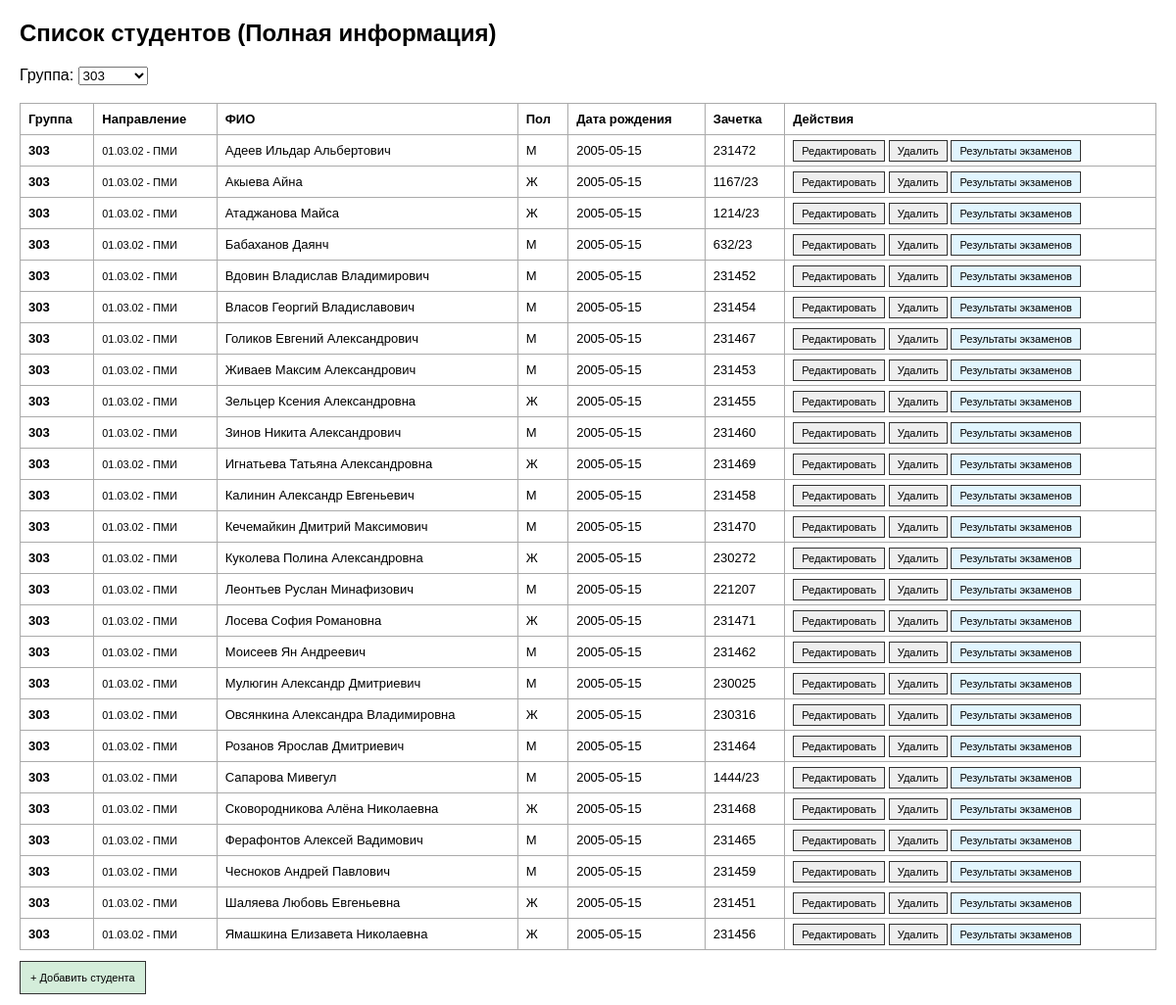
The page /index.php?group_id=3 on the database its author committed.
### tables this page shows
CREATE TABLE students (id INTEGER PRIMARY KEY AUTOINCREMENT, group_id INTEGER, full_name TEXT, gender TEXT, birth_date TEXT, card_id TEXT);

CREATE TABLE groups (id INTEGER PRIMARY KEY AUTOINCREMENT, number TEXT, major TEXT, start_year INTEGER);

### public/index.php (the view, shortened to what this page needs)
<?php
$pdo = new PDO("sqlite:" . __DIR__ . "/../data/university.db");
$groupId = $_GET['group_id'] ?? '';
$groups = $pdo->query("SELECT * FROM groups ORDER BY number")->fetchAll(PDO::FETCH_ASSOC);
$sql = "SELECT s.*, g.number as g_num, g.major as g_major
        FROM students s JOIN groups g ON s.group_id = g.id";
if ($groupId) $sql .= " WHERE g.id = " . (int)$groupId;
$sql .= " ORDER BY g.number, s.full_name";
$students = $pdo->query($sql)->fetchAll(PDO::FETCH_ASSOC);
?>
<!DOCTYPE html>
<html lang="ru">
<head>
</head>
<body>
    <h2>Список студентов (Полная информация)</h2>
    <form method="GET">
        Группа: <select name="group_id" onchange="this.form.submit()">
            <?php foreach($groups as $g): ?>
                <option value="<?= $g['id'] ?>" <?= $groupId == $g['id'] ? 'selected' : '' ?>><?= $g['number'] ?></option>
            <?php endforeach; ?>
        </select>
    </form>
    <br>
    <table>
        <tr>
            <th>Группа</th><th>Направление</th><th>ФИО</th><th>Пол</th><th>Дата рождения</th><th>Зачетка</th><th>Действия</th>
        </tr>
        <?php foreach($students as $s): ?>
        <tr>
            <td><b><?= $s['g_num'] ?></b></td>
            <td><small><?= $s['g_major'] ?></small></td>
            <td><?= htmlspecialchars($s['full_name']) ?></td>
            <td><?= $s['gender'] ?></td>
            <td><?= $s['birth_date'] ?></td>
            <td><?= $s['card_id'] ?></td>
            <td>
                <a class="btn" href="student_form.php?id=<?= $s['id'] ?>">Редактировать</a>
                <a class="btn" href="student_delete.php?id=<?= $s['id'] ?>" onclick="return confirm('Удалить?')">Удалить</a>
                <a class="btn" href="exams.php?student_id=<?= $s['id'] ?>" style="background:#e1f5fe">Результаты экзаменов</a>
            </td>
        </tr>
        <?php endforeach; ?>
    </table>
    <br><a href="student_form.php" class="btn" style="background:#d4edda; padding:10px;">+ Добавить студента</a>
</body>
</html>

### public/index.php (style rules this page uses)
body { font-family: sans-serif; margin: 20px; }
table { border-collapse: collapse; width: 100%; font-size: 13px; }
th, td { border: 1px solid #aaa; padding: 8px; text-align: left; }
.btn { padding: 4px 8px; text-decoration: none; border: 1px solid #333; background: #eee; color: #000; font-size: 11px; }

### rows shown on the page
students: group.number "303", group.major "01.03.02 - ПМИ", full_name "Адеев Ильдар Альбертович", gender "М", birth_date "2005-05-15", card "231472"
students: group.number "303", group.major "01.03.02 - ПМИ", full_name "Акыева Айна", gender "Ж", birth_date "2005-05-15", card "1167/23"
students: group.number "303", group.major "01.03.02 - ПМИ", full_name "Атаджанова Майса", gender "Ж", birth_date "2005-05-15", card "1214/23"
students: group.number "303", group.major "01.03.02 - ПМИ", full_name "Бабаханов Даянч", gender "М", birth_date "2005-05-15", card "632/23"
students: group.number "303", group.major "01.03.02 - ПМИ", full_name "Вдовин Владислав Владимирович", gender "М", birth_date "2005-05-15", card "231452"
students: group.number "303", group.major "01.03.02 - ПМИ", full_name "Власов Георгий Владиславович", gender "М", birth_date "2005-05-15", card "231454"
students: group.number "303", group.major "01.03.02 - ПМИ", full_name "Голиков Евгений Александрович", gender "М", birth_date "2005-05-15", card "231467"
students: group.number "303", group.major "01.03.02 - ПМИ", full_name "Живаев Максим Александрович", gender "М", birth_date "2005-05-15", card "231453"
students: group.number "303", group.major "01.03.02 - ПМИ", full_name "Зельцер Ксения Александровна", gender "Ж", birth_date "2005-05-15", card "231455"
students: group.number "303", group.major "01.03.02 - ПМИ", full_name "Зинов Никита Александрович", gender "М", birth_date "2005-05-15", card "231460"
students: group.number "303", group.major "01.03.02 - ПМИ", full_name "Игнатьева Татьяна Александровна", gender "Ж", birth_date "2005-05-15", card "231469"
students: group.number "303", group.major "01.03.02 - ПМИ", full_name "Калинин Александр Евгеньевич", gender "М", birth_date "2005-05-15", card "231458"
students: group.number "303", group.major "01.03.02 - ПМИ", full_name "Кечемайкин Дмитрий Максимович", gender "М", birth_date "2005-05-15", card "231470"
students: group.number "303", group.major "01.03.02 - ПМИ", full_name "Куколева Полина Александровна", gender "Ж", birth_date "2005-05-15", card "230272"
students: group.number "303", group.major "01.03.02 - ПМИ", full_name "Леонтьев Руслан Минафизович", gender "М", birth_date "2005-05-15", card "221207"
students: group.number "303", group.major "01.03.02 - ПМИ", full_name "Лосева София Романовна", gender "Ж", birth_date "2005-05-15", card "231471"
students: group.number "303", group.major "01.03.02 - ПМИ", full_name "Моисеев Ян Андреевич", gender "М", birth_date "2005-05-15", card "231462"
students: group.number "303", group.major "01.03.02 - ПМИ", full_name "Мулюгин Александр Дмитриевич", gender "М", birth_date "2005-05-15", card "230025"
students: group.number "303", group.major "01.03.02 - ПМИ", full_name "Овсянкина Александра Владимировна", gender "Ж", birth_date "2005-05-15", card "230316"
students: group.number "303", group.major "01.03.02 - ПМИ", full_name "Розанов Ярослав Дмитриевич", gender "М", birth_date "2005-05-15", card "231464"
students: group.number "303", group.major "01.03.02 - ПМИ", full_name "Сапарова Мивегул", gender "М", birth_date "2005-05-15", card "1444/23"
students: group.number "303", group.major "01.03.02 - ПМИ", full_name "Сковородникова Алёна Николаевна", gender "Ж", birth_date "2005-05-15", card "231468"
students: group.number "303", group.major "01.03.02 - ПМИ", full_name "Ферафонтов Алексей Вадимович", gender "М", birth_date "2005-05-15", card "231465"
students: group.number "303", group.major "01.03.02 - ПМИ", full_name "Чесноков Андрей Павлович", gender "М", birth_date "2005-05-15", card "231459"
students: group.number "303", group.major "01.03.02 - ПМИ", full_name "Шаляева Любовь Евгеньевна", gender "Ж", birth_date "2005-05-15", card "231451"
students: group.number "303", group.major "01.03.02 - ПМИ", full_name "Ямашкина Елизавета Николаевна", gender "Ж", birth_date "2005-05-15", card "231456"

### other values the page prints
form field group_id "303"
